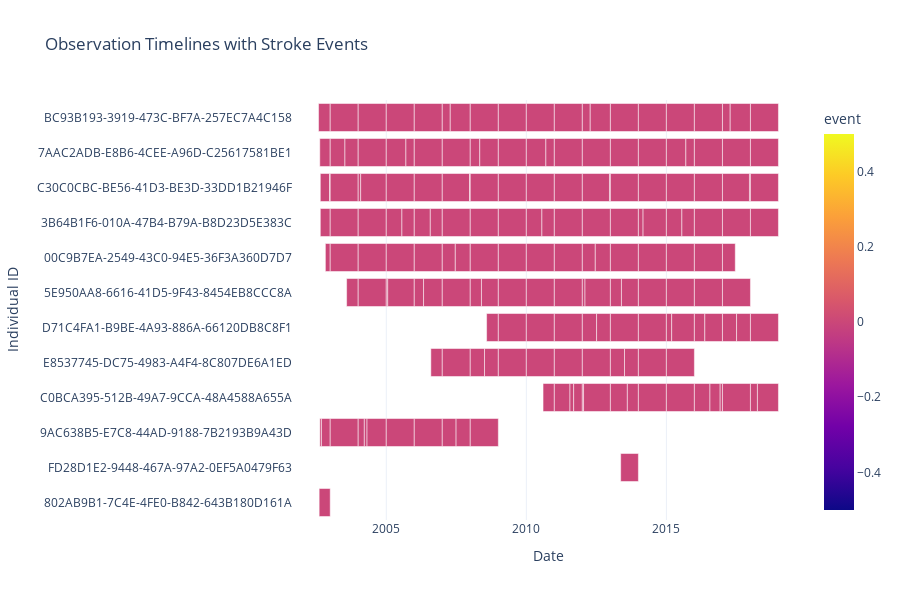

The cell this chart's notebook holds for it:
### Markdown cell above
#### Visualization

### Code cell
# Get unique IDs
unique_ids = df['individual_id'].drop_duplicates()

# Adjust sample size to the number of available individuals
sample_size = min(12, len(unique_ids))

# Take sample safely
sample_ids = unique_ids.sample(sample_size, random_state=42)

# Filter dataset for those individuals
df_sample = df[df['individual_id'].isin(sample_ids)]

# ---------------------------------------------------------------------------
# Create timeline visualization
fig = px.timeline(
    df_sample,
    x_start="start_date",
    x_end="end_date",
    y="individual_id",
    color="event",
    color_discrete_map={0: "skyblue", 1: "red"},
    title="Observation Timelines with Stroke Events",
)

# Update layout
fig.update_yaxes(title="Individual ID", categoryorder="total ascending")
fig.update_xaxes(title="Date")
fig.update_layout(
    legend_title_text="Stroke Event (1=Yes, 0=No)",
    template="plotly_white",
    height=600,
)

# Show interactive figure
fig.show()

### Figure 1 — Plotly figure (JSON) as saved in the notebook; plotly's stock layout.template omitted (floating-point values rounded to 4 significant figures; data arrays with more than 128 entries replaced by an {"elided": "..."} marker saying what was removed)
{"data": [{"base": {"elided": "191 str values"}, "hovertemplate": "start_date=%{base}<br>end_date=%{x}<br>individual_id=%{y}<br>event=%{marker.color}<extra></extra>", "legendgroup": "", "marker": {"color": {"elided": "191 int values"}, "coloraxis": "coloraxis", "pattern": {"shape": ""}}, "name": "", "orientation": "h", "showlegend": false, "textposition": "auto", "type": "bar", "x": {"elided": "191 float values"}, "xaxis": "x", "y": {"elided": "191 str values"}, "yaxis": "y"}], "layout": {"barmode": "overlay", "coloraxis": {"colorbar": {"title": {"text": "event"}}, "colorscale": [[0, "#0d0887"], [0.1111, "#46039f"], [0.2222, "#7201a8"], [0.3333, "#9c179e"], [0.4444, "#bd3786"], [0.5556, "#d8576b"], [0.6667, "#ed7953"], [0.7778, "#fb9f3a"], [0.8889, "#fdca26"], [1, "#f0f921"]]}, "height": 600, "legend": {"title": {"text": "Stroke Event (1=Yes, 0=No)"}, "tracegroupgap": 0}, "title": {"text": "Observation Timelines with Stroke Events"}, "xaxis": {"anchor": "y", "domain": [0, 1], "title": {"text": "Date"}, "type": "date"}, "yaxis": {"anchor": "x", "categoryorder": "total ascending", "domain": [0, 1], "title": {"text": "Individual ID"}}}}
